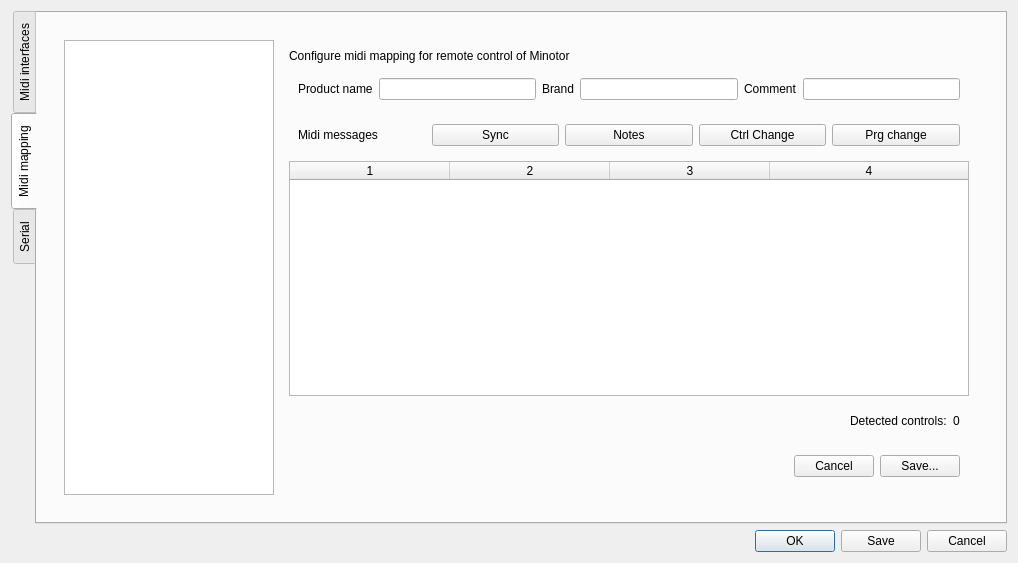
<?xml version="1.0" encoding="UTF-8"?>
<ui version="4.0">
 <class>ConfigDialog</class>
 <widget class="QDialog" name="ConfigDialog">
  <property name="geometry">
   <rect>
    <x>0</x>
    <y>0</y>
    <width>1018</width>
    <height>563</height>
   </rect>
  </property>
  <property name="windowTitle">
   <string>Dialog</string>
  </property>
  <layout class="QVBoxLayout" name="verticalLayout_4">
   <item>
    <layout class="QHBoxLayout" name="horizontalLayout">
     <item>
      <widget class="QTabWidget" name="tabWidget">
       <property name="tabPosition">
        <enum>QTabWidget::West</enum>
       </property>
       <property name="currentIndex">
        <number>1</number>
       </property>
       <property name="elideMode">
        <enum>Qt::ElideMiddle</enum>
       </property>
       <property name="usesScrollButtons">
        <bool>true</bool>
       </property>
       <widget class="QWidget" name="tab">
        <attribute name="title">
         <string>Midi interfaces</string>
        </attribute>
        <layout class="QVBoxLayout" name="verticalLayout_7">
         <item>
          <widget class="QWidget" name="widget_7" native="true">
           <layout class="QVBoxLayout" name="verticalLayout_8">
            <item>
             <widget class="QLabel" name="label_8">
              <property name="text">
               <string>Please configure your midi interfaces</string>
              </property>
             </widget>
            </item>
           </layout>
          </widget>
         </item>
         <item>
          <widget class="QWidget" name="wMidiInterfaces" native="true">
           <layout class="QVBoxLayout" name="verticalLayout_9"/>
          </widget>
         </item>
        </layout>
       </widget>
       <widget class="QWidget" name="tabMidi">
        <attribute name="title">
         <string notr="true">Midi mapping</string>
        </attribute>
        <layout class="QVBoxLayout" name="verticalLayout_6">
         <item>
          <widget class="QWidget" name="widget_2" native="true">
           <layout class="QHBoxLayout" name="horizontalLayout_3">
            <item>
             <widget class="QWidget" name="widget_12" native="true">
              <layout class="QHBoxLayout" name="horizontalLayout_7" stretch="0,1,0">
               <item>
                <widget class="QListWidget" name="lwMappings">
                 <property name="minimumSize">
                  <size>
                   <width>210</width>
                   <height>0</height>
                  </size>
                 </property>
                 <property name="maximumSize">
                  <size>
                   <width>210</width>
                   <height>16777215</height>
                  </size>
                 </property>
                </widget>
               </item>
               <item>
                <widget class="QWidget" name="wMappingEditor" native="true">
                 <layout class="QVBoxLayout" name="verticalLayout">
                  <item>
                   <widget class="QLabel" name="label_4">
                    <property name="text">
                     <string>Configure midi mapping for remote control of Minotor</string>
                    </property>
                   </widget>
                  </item>
                  <item>
                   <widget class="QWidget" name="widget_8" native="true">
                    <layout class="QGridLayout" name="gridLayout">
                     <item row="0" column="2">
                      <widget class="QLabel" name="lVendor">
                       <property name="text">
                        <string>Brand</string>
                       </property>
                      </widget>
                     </item>
                     <item row="0" column="0">
                      <widget class="QLabel" name="lProduct">
                       <property name="text">
                        <string>Product name</string>
                       </property>
                      </widget>
                     </item>
                     <item row="0" column="1">
                      <widget class="QLineEdit" name="leProduct">
                       <property name="alignment">
                        <set>Qt::AlignRight|Qt::AlignTrailing|Qt::AlignVCenter</set>
                       </property>
                      </widget>
                     </item>
                     <item row="0" column="3">
                      <widget class="QLineEdit" name="leVendor">
                       <property name="alignment">
                        <set>Qt::AlignRight|Qt::AlignTrailing|Qt::AlignVCenter</set>
                       </property>
                      </widget>
                     </item>
                     <item row="0" column="4">
                      <widget class="QLabel" name="label">
                       <property name="text">
                        <string>Comment</string>
                       </property>
                      </widget>
                     </item>
                     <item row="0" column="5">
                      <widget class="QLineEdit" name="leComment"/>
                     </item>
                    </layout>
                   </widget>
                  </item>
                  <item>
                   <widget class="QWidget" name="widget_9" native="true">
                    <layout class="QHBoxLayout" name="horizontalLayout_6">
                     <item>
                      <widget class="QLabel" name="lblMidiMessages">
                       <property name="text">
                        <string>Midi messages</string>
                       </property>
                      </widget>
                     </item>
                     <item>
                      <widget class="QPushButton" name="pbAcceptSync">
                       <property name="text">
                        <string>Sync</string>
                       </property>
                       <property name="checkable">
                        <bool>true</bool>
                       </property>
                      </widget>
                     </item>
                     <item>
                      <widget class="QPushButton" name="pbAcceptNotes">
                       <property name="text">
                        <string>Notes</string>
                       </property>
                       <property name="checkable">
                        <bool>true</bool>
                       </property>
                      </widget>
                     </item>
                     <item>
                      <widget class="QPushButton" name="pbAcceptControlChange">
                       <property name="text">
                        <string>Ctrl Change</string>
                       </property>
                       <property name="checkable">
                        <bool>true</bool>
                       </property>
                      </widget>
                     </item>
                     <item>
                      <widget class="QPushButton" name="pbAcceptProgramChange">
                       <property name="text">
                        <string>Prg change</string>
                       </property>
                       <property name="checkable">
                        <bool>true</bool>
                       </property>
                      </widget>
                     </item>
                    </layout>
                   </widget>
                  </item>
                  <item>
                   <widget class="QTableWidget" name="tableMidiMapping">
                    <property name="alternatingRowColors">
                     <bool>false</bool>
                    </property>
                    <property name="selectionMode">
                     <enum>QAbstractItemView::SingleSelection</enum>
                    </property>
                    <property name="selectionBehavior">
                     <enum>QAbstractItemView::SelectRows</enum>
                    </property>
                    <property name="showGrid">
                     <bool>true</bool>
                    </property>
                    <property name="gridStyle">
                     <enum>Qt::SolidLine</enum>
                    </property>
                    <property name="columnCount">
                     <number>4</number>
                    </property>
                    <attribute name="horizontalHeaderDefaultSectionSize">
                     <number>160</number>
                    </attribute>
                    <attribute name="horizontalHeaderHighlightSections">
                     <bool>false</bool>
                    </attribute>
                    <attribute name="horizontalHeaderStretchLastSection">
                     <bool>true</bool>
                    </attribute>
                    <attribute name="verticalHeaderVisible">
                     <bool>false</bool>
                    </attribute>
                    <attribute name="verticalHeaderHighlightSections">
                     <bool>false</bool>
                    </attribute>
                    <column/>
                    <column/>
                    <column/>
                    <column/>
                   </widget>
                  </item>
                  <item>
                   <widget class="QWidget" name="wMidiMappingBottom" native="true">
                    <layout class="QHBoxLayout" name="horizontalLayout_4">
                     <item>
                      <spacer name="horizontalSpacer">
                       <property name="orientation">
                        <enum>Qt::Horizontal</enum>
                       </property>
                       <property name="sizeHint" stdset="0">
                        <size>
                         <width>40</width>
                         <height>20</height>
                        </size>
                       </property>
                      </spacer>
                     </item>
                     <item>
                      <widget class="QLabel" name="label_2">
                       <property name="text">
                        <string>Detected controls:</string>
                       </property>
                      </widget>
                     </item>
                     <item>
                      <widget class="QLabel" name="lMidiControlsCount">
                       <property name="text">
                        <string>0</string>
                       </property>
                      </widget>
                     </item>
                    </layout>
                   </widget>
                  </item>
                  <item>
                   <widget class="QWidget" name="widget_3" native="true">
                    <layout class="QHBoxLayout" name="horizontalLayout_5">
                     <item>
                      <spacer name="horizontalSpacer_2">
                       <property name="orientation">
                        <enum>Qt::Horizontal</enum>
                       </property>
                       <property name="sizeHint" stdset="0">
                        <size>
                         <width>40</width>
                         <height>20</height>
                        </size>
                       </property>
                      </spacer>
                     </item>
                     <item>
                      <widget class="QPushButton" name="pbCancelMapping">
                       <property name="text">
                        <string>Cancel</string>
                       </property>
                      </widget>
                     </item>
                     <item>
                      <widget class="QPushButton" name="pbSaveAs">
                       <property name="text">
                        <string>Save...</string>
                       </property>
                      </widget>
                     </item>
                    </layout>
                   </widget>
                  </item>
                 </layout>
                </widget>
               </item>
               <item>
                <spacer name="horizontalSpacer_3">
                 <property name="orientation">
                  <enum>Qt::Horizontal</enum>
                 </property>
                 <property name="sizeHint" stdset="0">
                  <size>
                   <width>0</width>
                   <height>0</height>
                  </size>
                 </property>
                </spacer>
               </item>
              </layout>
             </widget>
            </item>
           </layout>
          </widget>
         </item>
        </layout>
       </widget>
       <widget class="QWidget" name="tabSerial">
        <attribute name="title">
         <string>Serial</string>
        </attribute>
        <layout class="QVBoxLayout" name="verticalLayout_5">
         <item>
          <widget class="QWidget" name="widget_5" native="true">
           <layout class="QVBoxLayout" name="verticalLayout_2">
            <item>
             <widget class="QLabel" name="label_3">
              <property name="text">
               <string>Choose which serial port to use to connect to your led matrix</string>
              </property>
             </widget>
            </item>
           </layout>
          </widget>
         </item>
         <item>
          <widget class="QWidget" name="widget_4" native="true">
           <layout class="QHBoxLayout" name="horizontalLayout_2">
            <item>
             <widget class="QLabel" name="lSerial">
              <property name="sizePolicy">
               <sizepolicy hsizetype="Minimum" vsizetype="Preferred">
                <horstretch>0</horstretch>
                <verstretch>0</verstretch>
               </sizepolicy>
              </property>
              <property name="text">
               <string>Serial Port</string>
              </property>
             </widget>
            </item>
            <item>
             <widget class="QComboBox" name="cbSerialPort">
              <property name="sizePolicy">
               <sizepolicy hsizetype="MinimumExpanding" vsizetype="Fixed">
                <horstretch>0</horstretch>
                <verstretch>0</verstretch>
               </sizepolicy>
              </property>
             </widget>
            </item>
            <item>
             <widget class="QPushButton" name="pbSerialConnect">
              <property name="text">
               <string>Connect</string>
              </property>
              <property name="checkable">
               <bool>true</bool>
              </property>
             </widget>
            </item>
           </layout>
          </widget>
         </item>
         <item>
          <spacer name="verticalSpacer">
           <property name="orientation">
            <enum>Qt::Vertical</enum>
           </property>
           <property name="sizeHint" stdset="0">
            <size>
             <width>20</width>
             <height>440</height>
            </size>
           </property>
          </spacer>
         </item>
        </layout>
       </widget>
      </widget>
     </item>
    </layout>
   </item>
   <item>
    <widget class="QDialogButtonBox" name="buttonBox">
     <property name="orientation">
      <enum>Qt::Horizontal</enum>
     </property>
     <property name="standardButtons">
      <set>QDialogButtonBox::Cancel|QDialogButtonBox::Ok|QDialogButtonBox::Save</set>
     </property>
    </widget>
   </item>
  </layout>
 </widget>
 <resources/>
 <connections>
  <connection>
   <sender>buttonBox</sender>
   <signal>accepted()</signal>
   <receiver>ConfigDialog</receiver>
   <slot>accept()</slot>
   <hints>
    <hint type="sourcelabel">
     <x>248</x>
     <y>254</y>
    </hint>
    <hint type="destinationlabel">
     <x>157</x>
     <y>274</y>
    </hint>
   </hints>
  </connection>
  <connection>
   <sender>buttonBox</sender>
   <signal>rejected()</signal>
   <receiver>ConfigDialog</receiver>
   <slot>reject()</slot>
   <hints>
    <hint type="sourcelabel">
     <x>316</x>
     <y>260</y>
    </hint>
    <hint type="destinationlabel">
     <x>286</x>
     <y>274</y>
    </hint>
   </hints>
  </connection>
 </connections>
</ui>
